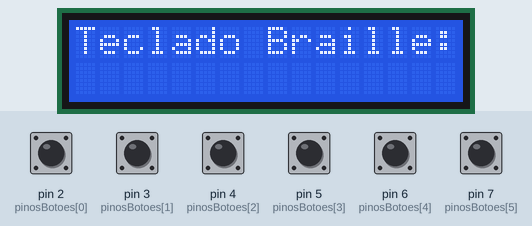
Simulated run of this program. Board: Arduino Uno, built with avr-gcc and run on an emulated ATmega328P. Parts: 16×2 character LCD. The test bench sets the inputs (shaded band); at power-on: pin 2 (pinosBotoes[0]), pin 3 (pinosBotoes[1]), pin 4 (pinosBotoes[2]), pin 5 (pinosBotoes[3]), pin 6 (pinosBotoes[4]), pin 7 (pinosBotoes[5]) HIGH. What the program prints to the serial monitor is not drawn.

Above: at 1.2 s.
1.3 s: pin 2 (pinosBotoes[0]) pulled LOW for 0.15 s
At 2.3 s:
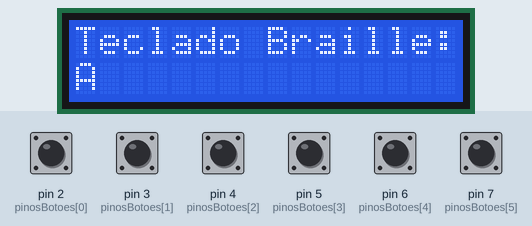
2.9 s: pin 2 (pinosBotoes[0]) pulled LOW for 1 s
At 4.9 s:
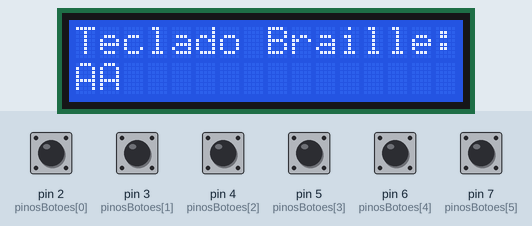
5.4 s: pin 2 (pinosBotoes[0]) pulled LOW for 0.15 s
At 6.6 s:
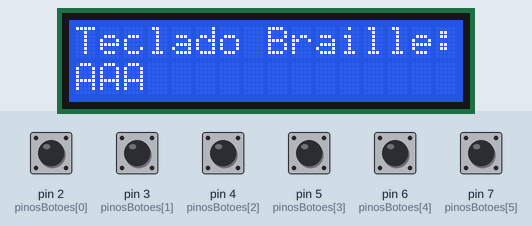
7.0 s: pin 2 (pinosBotoes[0]) pulled LOW for 0.15 s
At 7.8 s:
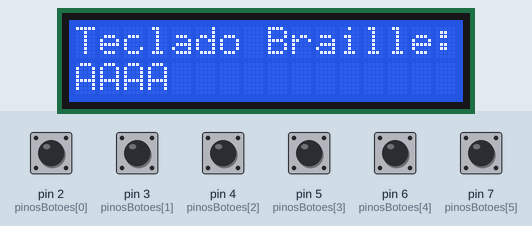
8.6 s: pin 2 (pinosBotoes[0]) pulled LOW for 1 s
At 10.5 s:
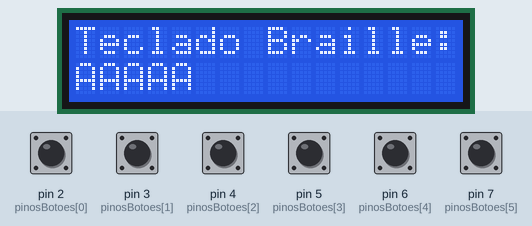
11.1 s: pin 2 (pinosBotoes[0]) pulled LOW for 0.15 s
At 12.1 s:
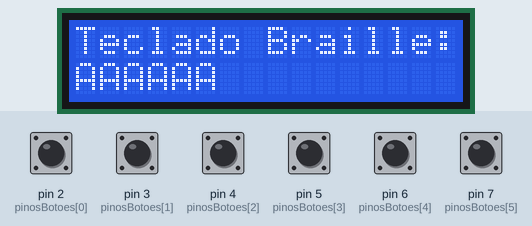
Timing chart, 0 to 13.7 s (numbered marks = the images above; inputs shaded):
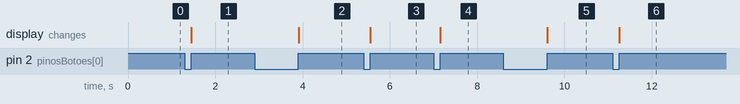

The program:

main.cpp
```cpp
#include <Arduino.h>
#include <Wire.h>
#include <LiquidCrystal_I2C.h>

// Inicializa o LCD no endereço 0x27 (padrão do Tinkercad) com 16 colunas e 2 linhas
LiquidCrystal_I2C lcd(0x27, 16, 2);

// Pinos dos botões (Ponto 1 ao Ponto 6)
const int pinosBotoes[6] = {2, 3, 4, 5, 6, 7};

struct MapeamentoBraille {
  byte mascara;
  char letra;
};

// Tabela Braille (P1=bit0, P2=bit1, P3=bit2, P4=bit3, P5=bit4, P6=bit5)
const MapeamentoBraille tabelaBraille[] = {
  {0b000001, 'A'}, {0b000011, 'B'}, {0b001001, 'C'}, {0b011001, 'D'},
  {0b010001, 'E'}, {0b001011, 'F'}, {0b011011, 'G'}, {0b010011, 'H'},
  {0b001010, 'I'}, {0b011010, 'J'}, {0b000101, 'K'}, {0b000111, 'L'},
  {0b001101, 'M'}, {0b011101, 'N'}, {0b010101, 'O'}, {0b001111, 'P'},
  {0b011111, 'Q'}, {0b010111, 'R'}, {0b001110, 'S'}, {0b011110, 'T'},
  {0b100101, 'U'}, {0b100111, 'V'}, {0b011010, 'W'}, {0b101101, 'X'},
  {0b111101, 'Y'}, {0b110101, 'Z'}
};

const int totalLetras = sizeof(tabelaBraille) / sizeof(tabelaBraille[0]);

// Variáveis de controle da tela
int colunaAtual = 0;
int linhaAtual = 1;

void setup() {
  Serial.begin(9600);

  // Inicializa o LCD I2C
  lcd.init();
  lcd.backlight();

  // Mensagem inicial na tela
  lcd.setCursor(0, 0);
  lcd.print("Teclado Braille:");

  // Posiciona o cursor na segunda linha onde a digitação vai aparecer
  lcd.setCursor(0, 1);

  for (int i = 0; i < 6; i++) {
    pinMode(pinosBotoes[i], INPUT_PULLUP);
  }
}

void loop() {
  byte estadoAtual = lerEstadoBotoes();

  if (estadoAtual > 0) {
    byte combinacaoFinal = 0;

    // Aguarda soltar os botões acumulando o acorde
    while (lerEstadoBotoes() > 0) {
      combinacaoFinal |= lerEstadoBotoes();
      delay(10);
    }

    processarBraille(combinacaoFinal);
  }
}

byte lerEstadoBotoes() {
  byte mascara = 0;
  for (int i = 0; i < 6; i++) {
    if (digitalRead(pinosBotoes[i]) == LOW) {
      mascara |= (1 << i);
    }
  }
  return mascara;
}

void processarBraille(byte mascara) {
  char letraEncontrada = '?';
  bool encontrada = false;

  for (int i = 0; i < totalLetras; i++) {
    if (tabelaBraille[i].mascara == mascara) {
      letraEncontrada = tabelaBraille[i].letra;
      encontrada = true;
      break;
    }
  }

  if (encontrada) {
    // Imprime no Monitor Serial
    Serial.print("Letra: ");
    Serial.println(letraEncontrada);

    // Escreve o caractere no Display LCD
    escreverNoLCD(letraEncontrada);
  } else {
    Serial.print("Combinacao nao reconhecida: ");
    Serial.println(mascara, BIN);
  }
}
void escreverNoLCD(char c) {
  // Se a linha de digitação encher (16 caracteres), limpa a linha e recomeça
  if (colunaAtual >= 16) {
    lcd.setCursor(0, 1);
    lcd.print("                "); // Limpa a linha 2
    colunaAtual = 0;
  }

  lcd.setCursor(colunaAtual, 1);
  lcd.print(c);
  colunaAtual++;
}
```

Measured:
- after the input at 1.3 s, the display: changes after 0.15 s (image 1)
- after the input at 2.9 s, the display: changes after 1.0 s (image 2)
- after the input at 5.4 s, the display: changes after 0.15 s (image 3)
- after the input at 7.0 s, the display: changes after 0.15 s (image 4)
- after the input at 8.6 s, the display: changes after 1.0 s (image 5)
- after the input at 11.1 s, the display: changes after 0.15 s (image 6)
